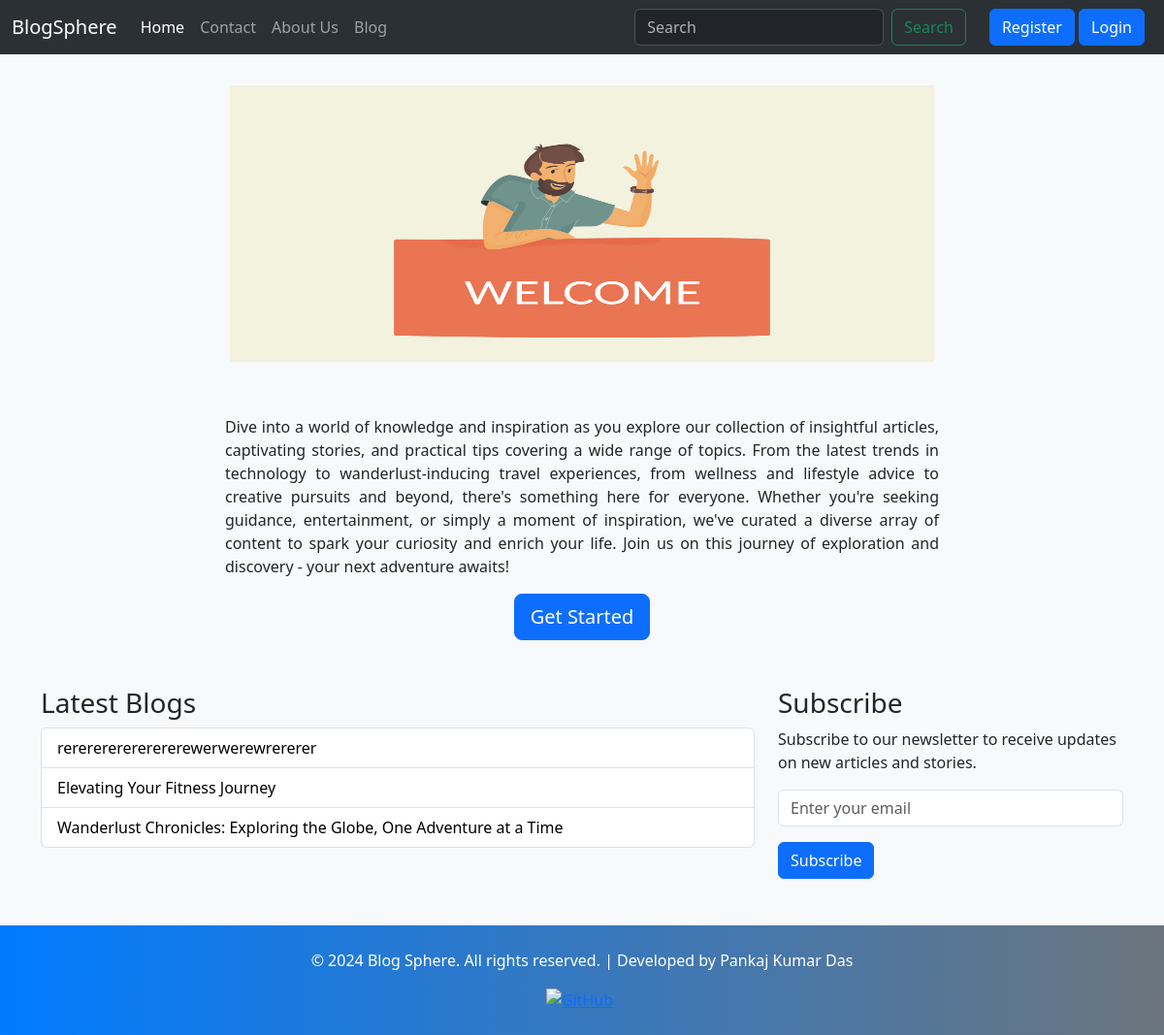
The page / on the database its author committed.
### blog/models.py (models this page shows, shortened)
class Post(models.Model):
    CATEGORY_CHOICES = [
        ('Tech', 'Tech'),
        ('Life Style', 'Life Style'),
        ('Fitness Focus', 'Fitness Focus'),
        ('Bookworm Corner', 'Bookworm Corner'),
        ('Digital Insights', 'Digital Insights'),
        ('Creative Crafts', 'Creative Crafts'),
        ('Travel Tales', 'Travel Tales'),
        ('Inspirational Stories', 'Inspirational Stories')
    ]
    pno = models.AutoField(primary_key=True)
    title = models.CharField(max_length=150)
    author = models.CharField(max_length=100)
    category = models.CharField(max_length=100, blank=True, choices=CATEGORY_CHOICES)
    slug = models.CharField(max_length=700, blank=True, null=True)
    timestamp = models.DateField(blank=True)
    content = models.TextField()
    summary = models.TextField()
    image = models.ImageField(upload_to="blog/images", default="")

### home/views.py (the view)
# urls.py: 2. Add a URL to urlpatterns:  path('', views.home, name='home')
def home(request):
    last_three_blogs = Post.objects.all().order_by('-pno')[:3]
    return render(request, 'home/home.html', {'latest_blog': last_three_blogs})

### templates/home/home.html (shortened to what this page needs)
{% extends 'base.html' %}
{% block homeactive %} active {% endblock %}
{% load static %}
{% block body %}
    <div class="header container  my-4">
        <img src="{% static 'home/welcome.png' %}" alt="Welcome Image"  style="height: 95%; width: 65%;">
    </div>
    <div class="container mt-5">
        <div class="row">
            <div class="col-md-8 offset-md-2 text-center">
                <p style="text-align: justify;">Dive into a world of knowledge and inspiration as you explore our collection of insightful
                    articles, captivating stories, and practical tips covering a wide range of topics. From the latest trends in
                    technology to wanderlust-inducing travel experiences, from wellness and lifestyle advice to creative pursuits
                    and beyond, there's something here for everyone. Whether you're seeking guidance, entertainment, or simply a
                    moment of inspiration, we've curated a diverse array of content to spark your curiosity and enrich your life.
                    Join us on this journey of exploration and discovery - your next adventure awaits!</p>
                <a href="/blog" class="btn btn-primary btn-lg">Get Started</a>
            </div>
        </div>
        <div class="row mt-5">
            <div class="col-md-8">
                <h3>Latest Blogs</h3>
                <ul class="list-group">
                    {% for blog in latest_blog %}
                        <li class="list-group-item"><a style="text-decoration: none; color: black;" href="blog/{{blog.slug}}">{{blog.title}}</a></li>
                    {% endfor %}
                </ul>
            </div>
            <div class="col-md-4">
                <h3>Subscribe</h3>
                <p>Subscribe to our newsletter to receive updates on new articles and stories.</p>
                <form>
                    <div class="mb-3">
                        <input type="email" class="form-control" placeholder="Enter your email">
                    </div>
                    <button type="submit" class="btn btn-primary">Subscribe</button>
                </form>
            </div>
        </div>
    </div>
{% endblock %}

### templates/home/home.html (style rules this page uses)
body { background-color: #f8f9fa; }
.header { position: relative; display: flex; justify-content: center; align-items: center; height: 300px; }

### rows shown on the page
Post: title "rererererererererewerwerewrererer"
Post: title "Elevating Your Fitness Journey"
Post: title "Wanderlust Chronicles: Exploring the Globe, One Adventure at a Time"
